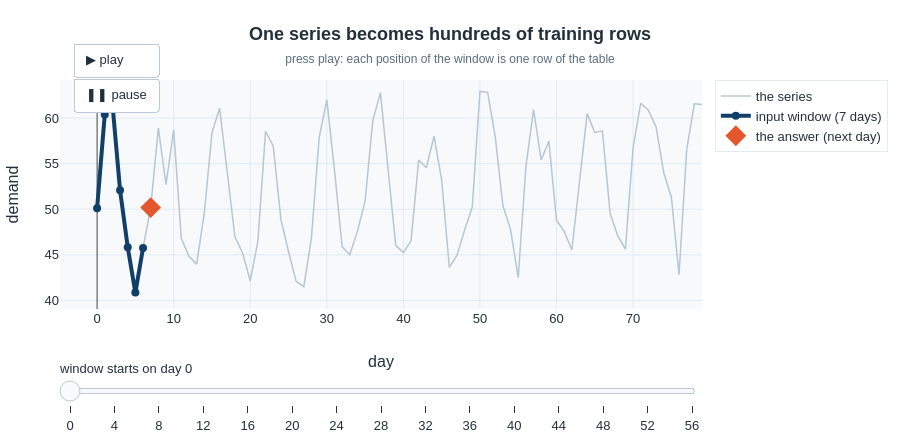

Notebook source saved alongside this figure:
### Markdown cell above
## Part 2 — The one idea that makes ML forecasting work

Machine learning models do not understand time. They understand **tables**: a row of inputs,
a value to predict. So the entire trick is turning a series into a table.

We slide a window along the series. Everything inside the window is the input; the very next
value is the answer. Slide one step, get another row. Do it 293 times and you have a dataset.

**Press play below.** Watch the window march forward and the table fill up underneath.

That is it. That is the whole conceptual leap. Everything after this — linear models, trees,
LSTMs — is just a different way of learning the mapping from *the row* to *the answer*.

### Code cell
W = 7   # one week of history as the input

def make_table(series, window=W, horizon=1):
    """Slide a window along the series. Returns inputs X, answers y."""
    X = np.lib.stride_tricks.sliding_window_view(series, window)[:-horizon]
    y = series[window + horizon - 1:]
    return X, y

X, y = make_table(demand)
print(f"{len(demand)} observations  ->  {X.shape[0]} rows of {X.shape[1]} inputs, "
      f"each with 1 answer\n")
display(pd.DataFrame(X[:5], columns=[f"day t-{W-i}" for i in range(W)])
          .assign(**{"ANSWER: day t": y[:5]}).round(1))

# ---- animation: the window sliding along ----------------------------------
frames, step = [], 4
positions = list(range(0, 60, step))
for p in positions:
    frames.append(go.Frame(name=str(p), data=[
        go.Scatter(x=list(range(p, p + W)), y=demand[p:p + W], mode="lines+markers",
                   line=dict(color=COL[0], width=4), marker=dict(size=8)),
        go.Scatter(x=[p + W], y=[demand[p + W]], mode="markers",
                   marker=dict(color=COL[1], size=16, symbol="diamond"))], traces=[1, 2]))

fig = go.Figure(
    data=[go.Scatter(y=demand[:80], mode="lines", line=dict(color="#B7C6D4", width=1.5),
                     name="the series"),
          go.Scatter(x=list(range(0, W)), y=demand[0:W], mode="lines+markers",
                     line=dict(color=COL[0], width=4), marker=dict(size=8),
                     name="input window (7 days)"),
          go.Scatter(x=[W], y=[demand[W]], mode="markers",
                     marker=dict(color=COL[1], size=16, symbol="diamond"),
                     name="the answer (next day)")],
    frames=frames)
fig.update_layout(
    title="<b>One series becomes hundreds of training rows</b><br><span style='font-size:12px;"
          "color:#5A6B7B'>press play: each position of the window is one row of the table</span>",
    xaxis_title="day", yaxis_title="demand", height=440,
    updatemenus=[dict(type="buttons", showactive=False, x=0.02, y=1.16, xanchor="left",
        buttons=[dict(label="▶ play", method="animate",
                      args=[None, dict(frame=dict(duration=260, redraw=True),
                                       fromcurrent=True, transition=dict(duration=0))]),
                 dict(label="❚❚ pause", method="animate",
                      args=[[None], dict(frame=dict(duration=0, redraw=False), mode="immediate")])])],
    sliders=[dict(active=0, y=-0.12, currentvalue=dict(prefix="window starts on day "),
                  steps=[dict(label=str(p), method="animate",
                              args=[[str(p)], dict(mode="immediate",
                                                   frame=dict(duration=0, redraw=True))])
                         for p in positions])])
fig.show()

### Figure 1 — Plotly figure (JSON) as saved in the notebook; plotly's stock layout.template omitted (floating-point values rounded to 4 significant figures)
{"data": [{"line": {"color": "#B7C6D4", "width": 1.5}, "mode": "lines", "name": "the series", "type": "scatter", "y": [50.1, 60.38, 61.57, 52.09, 45.84, 40.87, 45.75, 50.18, 58.9, 52.71, 58.67, 46.79, 44.84, 43.99, 49.56, 58.39, 61.07, 53.71, 46.97, 45.21, 42.13, 46.51, 58.54, 56.94, 48.91, 45.34, 42.1, 41.52, 46.92, 57.81, 61.99, 54.32, 45.9, 45.01, 47.6, 50.85, 59.69, 62.78, 54.75, 46.04, 45.24, 46.54, 55.4, 54.55, 58.01, 53.21, 43.63, 44.93, 47.73, 50.23, 62.91, 62.82, 57.95, 50.38, 47.77, 42.5, 54.64, 60.91, 55.4, 57.46, 48.78, 47.6, 45.53, 53.1, 60.48, 58.42, 58.57, 49.56, 47.08, 45.63, 56.76, 61.62, 60.87, 59.02, 54.01, 51.32, 42.82, 56.5, 61.55, 61.47]}, {"line": {"color": "#123F69", "width": 4}, "marker": {"size": 8}, "mode": "lines+markers", "name": "input window (7 days)", "type": "scatter", "x": [0, 1, 2, 3, 4, 5, 6], "y": [50.1, 60.38, 61.57, 52.09, 45.84, 40.87, 45.75]}, {"marker": {"color": "#E4572E", "size": 16, "symbol": "diamond"}, "mode": "markers", "name": "the answer (next day)", "type": "scatter", "x": [7], "y": [50.18]}], "layout": {"height": 440, "sliders": [{"active": 0, "currentvalue": {"prefix": "window starts on day "}, "steps": [{"args": [["0"], {"frame": {"duration": 0, "redraw": true}, "mode": "immediate"}], "label": "0", "method": "animate"}, {"args": [["4"], {"frame": {"duration": 0, "redraw": true}, "mode": "immediate"}], "label": "4", "method": "animate"}, {"args": [["8"], {"frame": {"duration": 0, "redraw": true}, "mode": "immediate"}], "label": "8", "method": "animate"}, {"args": [["12"], {"frame": {"duration": 0, "redraw": true}, "mode": "immediate"}], "label": "12", "method": "animate"}, {"args": [["16"], {"frame": {"duration": 0, "redraw": true}, "mode": "immediate"}], "label": "16", "method": "animate"}, {"args": [["20"], {"frame": {"duration": 0, "redraw": true}, "mode": "immediate"}], "label": "20", "method": "animate"}, {"args": [["24"], {"frame": {"duration": 0, "redraw": true}, "mode": "immediate"}], "label": "24", "method": "animate"}, {"args": [["28"], {"frame": {"duration": 0, "redraw": true}, "mode": "immediate"}], "label": "28", "method": "animate"}, {"args": [["32"], {"frame": {"duration": 0, "redraw": true}, "mode": "immediate"}], "label": "32", "method": "animate"}, {"args": [["36"], {"frame": {"duration": 0, "redraw": true}, "mode": "immediate"}], "label": "36", "method": "animate"}, {"args": [["40"], {"frame": {"duration": 0, "redraw": true}, "mode": "immediate"}], "label": "40", "method": "animate"}, {"args": [["44"], {"frame": {"duration": 0, "redraw": true}, "mode": "immediate"}], "label": "44", "method": "animate"}, {"args": [["48"], {"frame": {"duration": 0, "redraw": true}, "mode": "immediate"}], "label": "48", "method": "animate"}, {"args": [["52"], {"frame": {"duration": 0, "redraw": true}, "mode": "immediate"}], "label": "52", "method": "animate"}, {"args": [["56"], {"frame": {"duration": 0, "redraw": true}, "mode": "immediate"}], "label": "56", "method": "animate"}], "y": -0.12}], "title": {"text": "<b>One series becomes hundreds of training rows</b><br><span style='font-size:12px;color:#5A6B7B'>press play: each position of the window is one row of the table</span>"}, "updatemenus": [{"buttons": [{"args": [null, {"frame": {"duration": 260, "redraw": true}, "fromcurrent": true, "transition": {"duration": 0}}], "label": "▶ play", "method": "animate"}, {"args": [[null], {"frame": {"duration": 0, "redraw": false}, "mode": "immediate"}], "label": "❚❚ pause", "method": "animate"}], "showactive": false, "type": "buttons", "x": 0.02, "xanchor": "left", "y": 1.16}], "xaxis": {"title": {"text": "day"}}, "yaxis": {"title": {"text": "demand"}}}}
